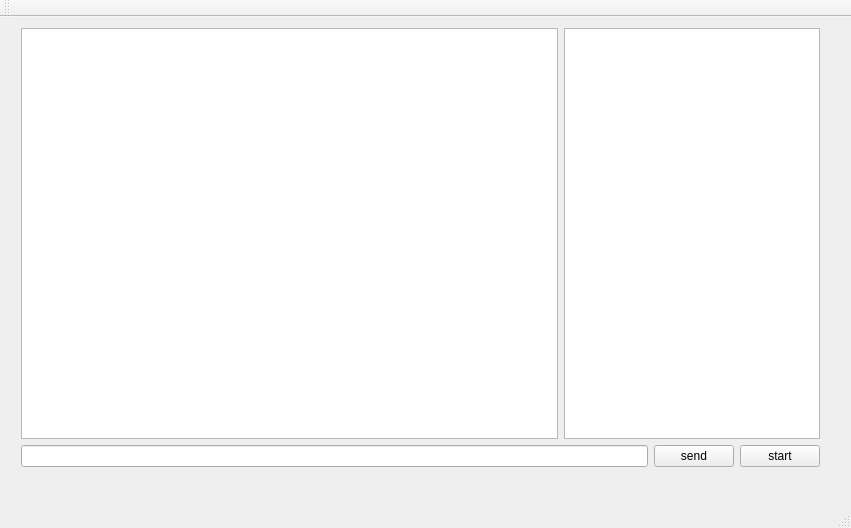
<?xml version="1.0" encoding="UTF-8"?>
<ui version="4.0">
 <class>NetworkServerClass</class>
 <widget class="QMainWindow" name="NetworkServerClass">
  <property name="geometry">
   <rect>
    <x>0</x>
    <y>0</y>
    <width>851</width>
    <height>528</height>
   </rect>
  </property>
  <property name="windowTitle">
   <string>NetworkServer</string>
  </property>
  <widget class="QWidget" name="centralWidget">
   <widget class="QWidget" name="gridLayoutWidget">
    <property name="geometry">
     <rect>
      <x>10</x>
      <y>0</y>
      <width>821</width>
      <height>461</height>
     </rect>
    </property>
    <layout class="QGridLayout" name="gridLayout">
     <item row="0" column="1" colspan="4">
      <widget class="QTextEdit" name="textEdit">
       <property name="enabled">
        <bool>true</bool>
       </property>
      </widget>
     </item>
     <item row="1" column="4">
      <widget class="QPushButton" name="m_btStart">
       <property name="text">
        <string>start</string>
       </property>
      </widget>
     </item>
     <item row="1" column="0" colspan="3">
      <widget class="QLineEdit" name="lineEdit"/>
     </item>
     <item row="1" column="3">
      <widget class="QPushButton" name="m_btSend">
       <property name="text">
        <string>send</string>
       </property>
      </widget>
     </item>
     <item row="0" column="0">
      <widget class="QListWidget" name="listWidget"/>
     </item>
    </layout>
   </widget>
  </widget>
  <widget class="QMenuBar" name="menuBar">
   <property name="geometry">
    <rect>
     <x>0</x>
     <y>0</y>
     <width>851</width>
     <height>26</height>
    </rect>
   </property>
  </widget>
  <widget class="QToolBar" name="mainToolBar">
   <attribute name="toolBarArea">
    <enum>TopToolBarArea</enum>
   </attribute>
   <attribute name="toolBarBreak">
    <bool>false</bool>
   </attribute>
  </widget>
  <widget class="QStatusBar" name="statusBar"/>
 </widget>
 <layoutdefault spacing="6" margin="11"/>
 <resources>
  <include location="NetworkServer.qrc"/>
 </resources>
 <connections/>
</ui>
